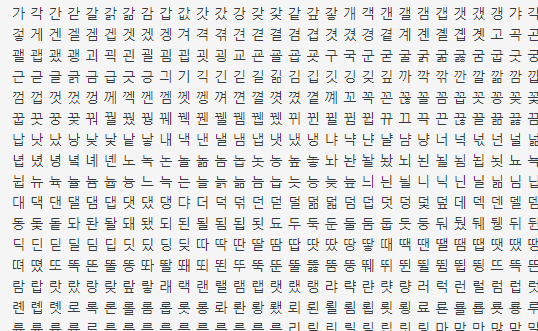
#> input picture image/computer_font_korean.png, 538 x 331 px
$ python -i tesseract_ocr.py   (imports and definitions only)
#> lines starting #> are read from the running program, lines starting #| are printed output that depends on the picture; after the words box and inside, x2 and y2 are one past the last pixel; in counts of white or black regions, pixels touching at a corner belong together
import cv2
import numpy as np
from PIL import Image, ImageEnhance, ImageFilter
import pytesseract


# 1. 기본 전처리 함수들
def resize_image(image, scale_factor=2.0):
    """이미지 크기 조정 (OCR 정확도 향상을 위해 확대)"""
    height, width = image.shape[:2]
    new_width = int(width * scale_factor)
    new_height = int(height * scale_factor)
    return cv2.resize(image, (new_width, new_height), interpolation=cv2.INTER_CUBIC)

def convert_to_grayscale(image):
    """그레이스케일 변환"""
    if len(image.shape) == 3:
        return cv2.cvtColor(image, cv2.COLOR_BGR2GRAY)
    return image

def remove_noise(image, method='gaussian'):
    """노이즈 제거"""
    if method == 'gaussian':
        return cv2.GaussianBlur(image, (5, 5), 0)
    elif method == 'median':
        return cv2.medianBlur(image, 5)
    elif method == 'bilateral':
        return cv2.bilateralFilter(image, 9, 75, 75)
    else:
        return image

def threshold_image(image, method='otsu'):
    """이진화 (흑백 변환)"""
    if method == 'otsu':
        _, thresh = cv2.threshold(image, 0, 255, cv2.THRESH_BINARY + cv2.THRESH_OTSU)
    elif method == 'adaptive_gaussian':
        thresh = cv2.adaptiveThreshold(image, 255, cv2.ADAPTIVE_THRESH_GAUSSIAN_C,
                                     cv2.THRESH_BINARY, 11, 2)
    elif method == 'adaptive_mean':
        thresh = cv2.adaptiveThreshold(image, 255, cv2.ADAPTIVE_THRESH_MEAN_C,
                                     cv2.THRESH_BINARY, 11, 2)
    else:  # 고정 임계값
        _, thresh = cv2.threshold(image, 127, 255, cv2.THRESH_BINARY)

    return thresh

# 2. 고급 전처리 함수들
def sharpen_image(image, strength=1.0):
    """이미지 샤프닝"""
    kernel = np.array([[-1,-1,-1],
                       [-1, 9,-1],
                       [-1,-1,-1]]) * strength
    return cv2.filter2D(image, -1, kernel)

def enhance_contrast(image, alpha=1.5, beta=0):
    """대비 향상"""
    return cv2.convertScaleAbs(image, alpha=alpha, beta=beta)

def gamma_correction(image, gamma=1.2):
    """감마 보정"""
    inv_gamma = 1.0 / gamma
    table = np.array([((i / 255.0) ** inv_gamma) * 255
                     for i in np.arange(0, 256)]).astype("uint8")
    return cv2.LUT(image, table)

def histogram_equalization(image):
    """히스토그램 평활화"""
    if len(image.shape) == 3:
        # 컬러 이미지의 경우
        lab = cv2.cvtColor(image, cv2.COLOR_BGR2LAB)
        l, a, b = cv2.split(lab)
        l = cv2.equalizeHist(l)
        return cv2.cvtColor(cv2.merge((l, a, b)), cv2.COLOR_LAB2BGR)
    else:
        # 그레이스케일 이미지의 경우
        return cv2.equalizeHist(image)

def clahe_enhancement(image, clip_limit=2.0, tile_grid_size=(8,8)):
    """CLAHE (Contrast Limited Adaptive Histogram Equalization)"""
    clahe = cv2.createCLAHE(clipLimit=clip_limit, tileGridSize=tile_grid_size)
    if len(image.shape) == 3:
        lab = cv2.cvtColor(image, cv2.COLOR_BGR2LAB)
        l, a, b = cv2.split(lab)
        l = clahe.apply(l)
        return cv2.cvtColor(cv2.merge((l, a, b)), cv2.COLOR_LAB2BGR)
    else:
        return clahe.apply(image)

# 3. 텍스트 특화 전처리
def detect_and_correct_skew(image):
    """기울어진 텍스트 보정"""
    # 텍스트 라인 검출
    gray = convert_to_grayscale(image)
    edges = cv2.Canny(gray, 50, 150, apertureSize=3)
    lines = cv2.HoughLines(edges, 1, np.pi/180, threshold=100)

    if lines is not None:
        # 각도 계산
        angles = []
        for line in lines:
            rho, theta = line[0]
            angle = theta * 180 / np.pi
            angles.append(angle)

        # 중간값 각도로 회전
        median_angle = np.median(angles)
        if median_angle < 45:
            rotation_angle = median_angle
        else:
            rotation_angle = median_angle - 90

        # 이미지 회전
        if abs(rotation_angle) > 0.5:  # 0.5도 이상일 때만 보정
            center = (image.shape[1]//2, image.shape[0]//2)
            rotation_matrix = cv2.getRotationMatrix2D(center, rotation_angle, 1.0)
            return cv2.warpAffine(image, rotation_matrix, (image.shape[1], image.shape[0]),
                                flags=cv2.INTER_CUBIC, borderMode=cv2.BORDER_REPLICATE)

    return image

def morphological_operations(image, operation='opening', kernel_size=2):
    """형태학적 연산 (노이즈 제거, 텍스트 연결)"""
    kernel = cv2.getStructuringElement(cv2.MORPH_RECT, (kernel_size, kernel_size))

    if operation == 'opening':
        return cv2.morphologyEx(image, cv2.MORPH_OPEN, kernel)
    elif operation == 'closing':
        return cv2.morphologyEx(image, cv2.MORPH_CLOSE, kernel)
    elif operation == 'erosion':
        return cv2.erode(image, kernel, iterations=1)
    elif operation == 'dilation':
        return cv2.dilate(image, kernel, iterations=1)
    else:
        return image

def remove_borders(image, border_size=10):
    """이미지 테두리 제거"""
    h, w = image.shape[:2]
    return image[border_size:h-border_size, border_size:w-border_size]

# 4. 통합 전처리 함수들
def basic_preprocessing(image_path, save_path=None):
    """기본 전처리 파이프라인"""
    # 이미지 로드
    image = cv2.imread(image_path)

    # 1. 크기 조정 (2배 확대)
    resized = resize_image(image, scale_factor=2.0)

    # 2. 그레이스케일 변환
    gray = convert_to_grayscale(resized)

    # 3. 노이즈 제거
    denoised = remove_noise(gray, method='gaussian')

    # 4. 이진화
    binary = threshold_image(denoised, method='otsu')

    if save_path:
        cv2.imwrite(save_path, binary)

    return binary

def advanced_preprocessing(image_path, save_path=None):
    """고급 전처리 파이프라인"""
    # 이미지 로드
    image = cv2.imread(image_path)

    # 1. 테두리 제거
    no_border = remove_borders(image, border_size=5)

    # 2. 크기 조정
    resized = resize_image(no_border, scale_factor=2.5)

    # 3. 그레이스케일 변환
    gray = convert_to_grayscale(resized)

    # 4. CLAHE로 대비 향상
    enhanced = clahe_enhancement(gray)

    # 5. 노이즈 제거
    denoised = remove_noise(enhanced, method='bilateral')

    # 6. 샤프닝
    sharpened = sharpen_image(denoised, strength=0.5)

    # 7. 적응적 이진화
    binary = threshold_image(sharpened, method='adaptive_gaussian')

    # 8. 형태학적 연산 (노이즈 제거)
    cleaned = morphological_operations(binary, operation='opening', kernel_size=1)

    if save_path:
        cv2.imwrite(save_path, cleaned)

    return cleaned

def document_preprocessing(image_path, save_path=None):
    """문서 이미지 특화 전처리"""
    image = cv2.imread(image_path)

    # 1. 기울기 보정
    corrected = detect_and_correct_skew(image)

    # 2. 크기 조정
    resized = resize_image(corrected, scale_factor=2.0)

    # 3. 그레이스케일
    gray = convert_to_grayscale(resized)

    # 4. 히스토그램 평활화
    equalized = histogram_equalization(gray)

    # 5. 가우시안 블러
    blurred = remove_noise(equalized, method='gaussian')

    # 6. 이진화
    binary = threshold_image(blurred, method='otsu')

    # 7. 형태학적 연산
    cleaned = morphological_operations(binary, operation='closing', kernel_size=1)

    if save_path:
        cv2.imwrite(save_path, cleaned)

    return cleaned

def handwriting_preprocessing(image_path, save_path=None):
    """손글씨 이미지 전처리"""
    image = cv2.imread(image_path)

    # 1. 크기 조정 (손글씨는 더 크게)
    resized = resize_image(image, scale_factor=3.0)

    # 2. 그레이스케일
    gray = convert_to_grayscale(resized)

    # 3. 감마 보정
    gamma_corrected = gamma_correction(gray, gamma=1.2)

    # 4. CLAHE
    enhanced = clahe_enhancement(gamma_corrected, clip_limit=3.0)

    # 5. 바이래터럴 필터 (엣지 보존하면서 노이즈 제거)
    filtered = remove_noise(enhanced, method='bilateral')

    # 6. 적응적 이진화
    binary = threshold_image(filtered, method='adaptive_gaussian')

    # 7. 형태학적 연산 (연결된 글자 분리)
    cleaned = morphological_operations(binary, operation='opening', kernel_size=1)

    if save_path:
        cv2.imwrite(save_path, cleaned)

    return cleaned

# 5. 전처리 결과 비교 함수
def compare_preprocessing_methods(image_path, save_comparison=True):
    """다양한 전처리 방법 비교"""
#> called with image_path = '../image/computer_font_korean.png', save_comparison = True
    original = cv2.imread(image_path)
#> original is the input picture: shape (331, 538, 3); mean B, G, R 223.9, 223.7, 223.5

    methods = {
        'Original': original,
        'Basic': basic_preprocessing(image_path),
        'Advanced': advanced_preprocessing(image_path),
        'Document': document_preprocessing(image_path),
        'Handwriting': handwriting_preprocessing(image_path)
    }
#> in threshold_image, `_, thresh = cv2.threshold(image, 0, 255, cv2.THRESH_BINARY + cv2.THRES..`:
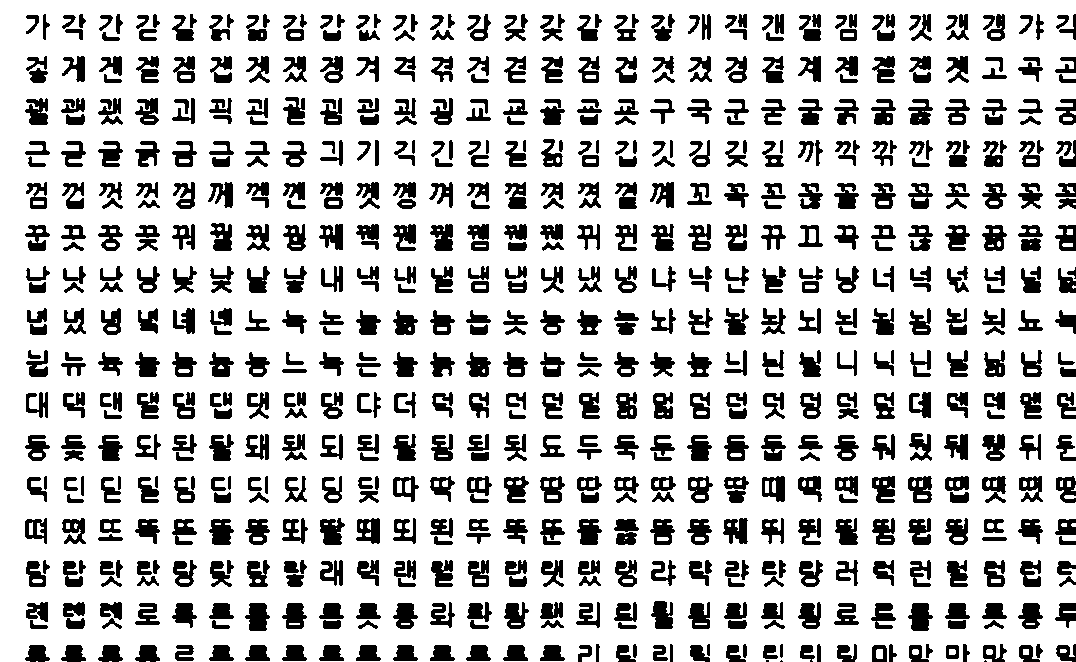
#> thresh: shape (662, 1076); 78% white; 709 black regions (3 under 20 px), largest, box (x1, y1, x2, y2) and area: (245, 603, 270, 631) 508, (908, 603, 933, 631) 503, (320, 518, 345, 545) 480
#> in sharpen_image, `return cv2.filter2D(image, -1, kernel)`:
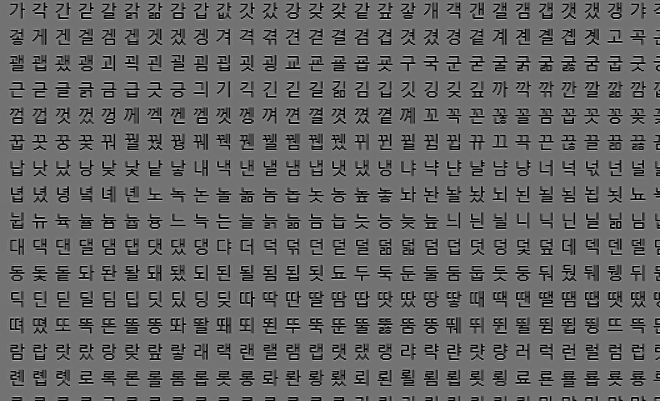
#> returned value: shape (802, 1320) (shown at 1/2 size); min 0, max 255, mean 104.9
#> call 2 of threshold_image, with method = 'adaptive_gaussian'
#> in threshold_image (call 2), `thresh = cv2.adaptiveThreshold(image, 255, cv2.ADAPTIVE_THRESH_GAUSSIA..`:
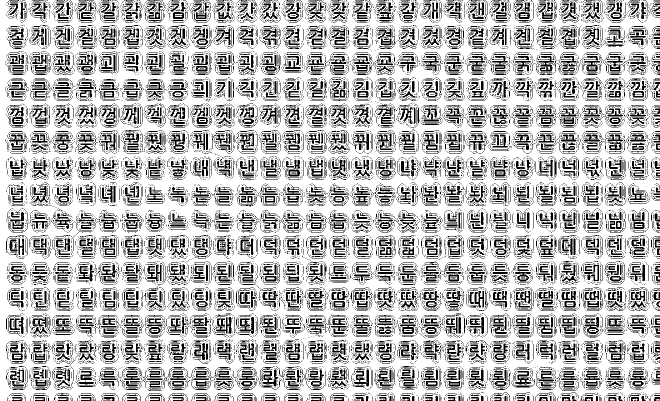
#> thresh: shape (802, 1320) (shown at 1/2 size); 71.5% white; 20182 black regions (17065 under 20 px), largest, box (x1, y1, x2, y2) and area: (295, 734, 462, 780) 543, (432, 634, 463, 668) 534, (387, 686, 416, 720) 499
#> in detect_and_correct_skew, `edges = cv2.Canny(gray, 50, 150, apertureSize=3)`:
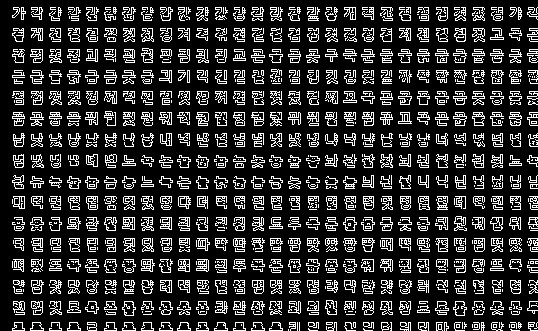
#> edges: shape (331, 538); 18.6% white in thin lines or dots
#> the loop in detect_and_correct_skew, `for line in lines:` made 3375 passes
#> (rho, theta, angle) on passes 1 to 3: (238, 1.57, 90), (196, 1.57, 90), (259, 1.57, 90)
#> after the loop in detect_and_correct_skew, `for line in lines:`: angles = 3375 values, max 179 at index 858, min 0 at index 95, mean 89.42
#> in detect_and_correct_skew, `median_angle = np.median(angles)`: median_angle = 90
#> in detect_and_correct_skew, `rotation_angle = median_angle - 90`: rotation_angle = 2.5e-06
#> call 3 of remove_noise, with method = 'gaussian'
#> in remove_noise (call 3), `return cv2.GaussianBlur(image, (5, 5), 0)`:
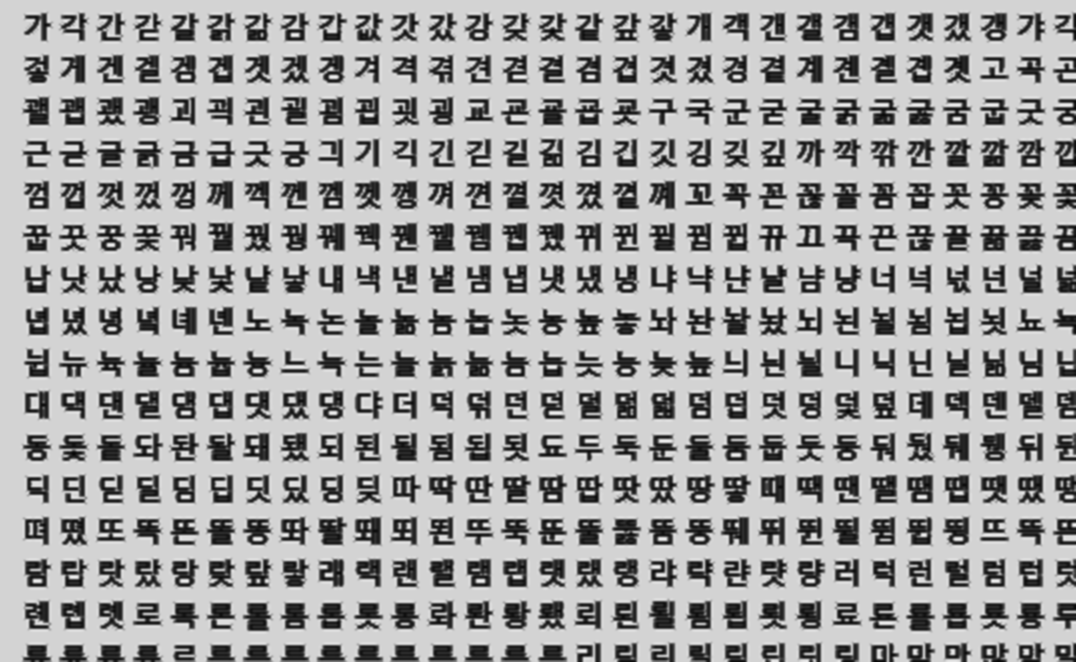
#> returned value: shape (662, 1076); min 5, max 236, mean 164.1
#> in threshold_image (call 3), `_, thresh = cv2.threshold(image, 0, 255, cv2.THRESH_BINARY + cv2.THRES..`: thresh: shape (662, 1076); 71.2% white; 489 black regions, largest, box (x1, y1, x2, y2) and area: (649, 601, 675, 629) 622, (243, 603, 271, 631) 588, (906, 603, 935, 631) 587
#> call 4 of remove_noise, with method = 'bilateral'
#> in remove_noise (call 4), `return cv2.bilateralFilter(image, 9, 75, 75)`:
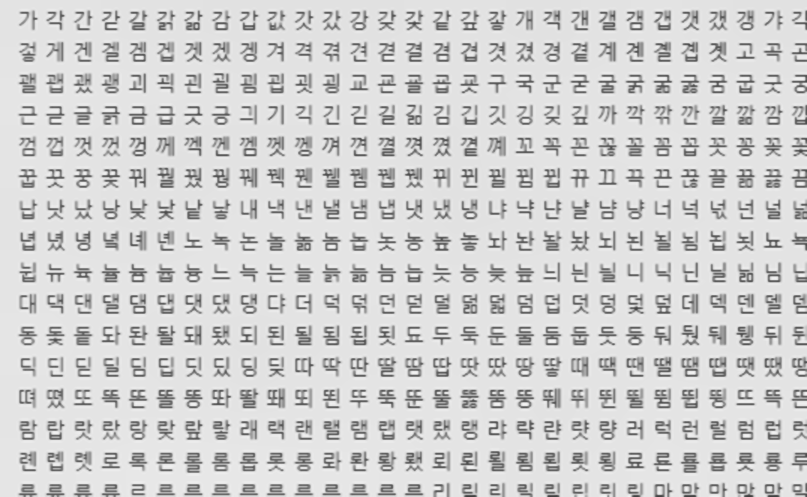
#> returned value: shape (993, 1614) (shown at 1/2 size); min 62, max 244, mean 207.4
#> call 4 of threshold_image, with method = 'adaptive_gaussian'
#> in threshold_image (call 4), `thresh = cv2.adaptiveThreshold(image, 255, cv2.ADAPTIVE_THRESH_GAUSSIA..`:
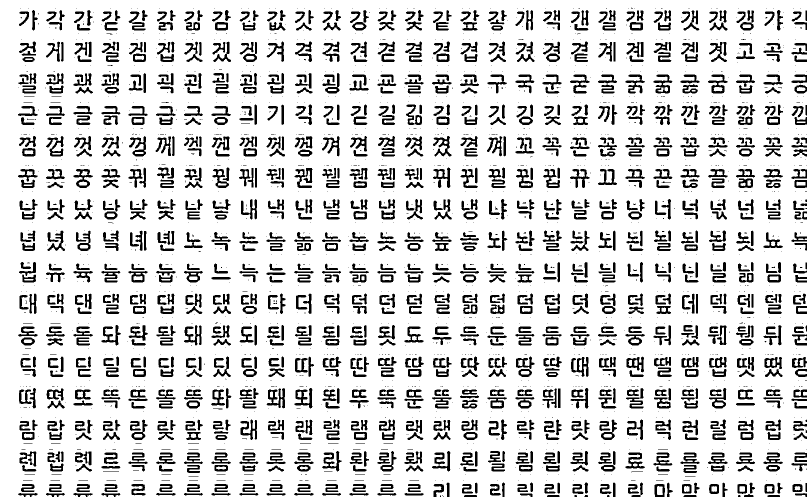
#> thresh: shape (993, 1614) (shown at 1/2 size); 83% white; 2701 black regions (1476 under 20 px), largest, box (x1, y1, x2, y2) and area: (533, 776, 570, 817) 732, (589, 336, 625, 376) 696, (1142, 714, 1177, 754) 682

    # 각 방법별로 이미지 저장
    if save_comparison:
        for name, img in methods.items():
            filename = f"comparison_{name.lower()}.jpg"
            cv2.imwrite(filename, img)
            print(f"저장됨: {filename}")
#> this loop made 5 passes
#> (name, filename) on passes 1 to 5: ('Original', 'comparison_original.jpg'), ('Basic', 'comparison_basic.jpg'), ('Advanced', 'comparison_advanced.jpg'), ('Document', 'comparison_document.jpg'), ('Handwriting', 'comparison_handwriting.jpg')
#| 저장됨: comparison_original.jpg
#| 저장됨: comparison_basic.jpg
#| 저장됨: comparison_advanced.jpg
#| 저장됨: comparison_document.jpg
#| 저장됨: comparison_handwriting.jpg


    return methods

# 6. 실용적인 올인원 함수
# [179 lines left out: functions smart_preprocessing, basic_ocr, korean_ocr, preprocessed_ocr, ocr_with_boxes, test_psm_modes and 2 more, not called in this run]

# 8. 사용 예제
# [28 lines not run here, left out]

>>> result = compare_preprocessing_methods('../image/computer_font_korean.png')
#> result = 5 items

$ run again, on image/korean_font_image.png
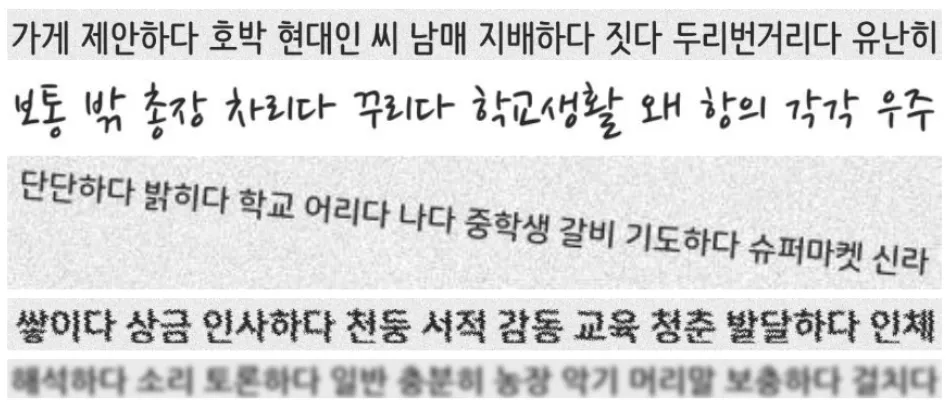
#> input picture image/korean_font_image.png, 952 x 420 px
#> in compare_preprocessing_methods, original is the input picture: shape (420, 952, 3); mean B, G, R 220.8, 220.8, 220.8
#> in detect_and_correct_skew, `edges = cv2.Canny(gray, 50, 150, apertureSize=3)`:
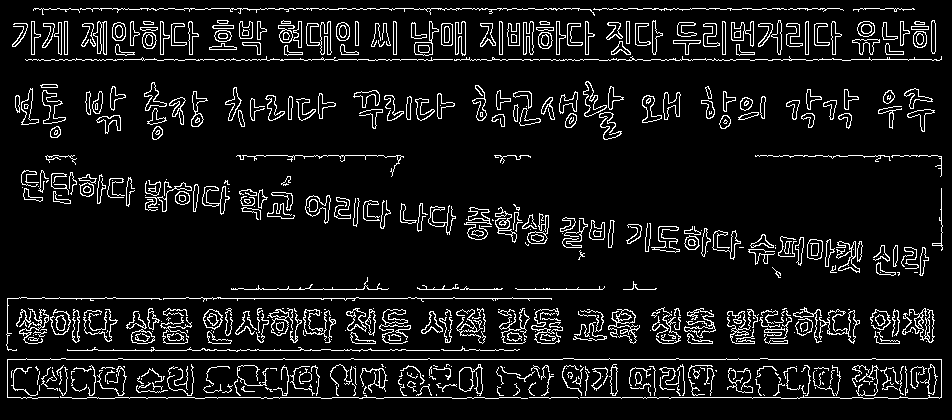
#> edges: shape (420, 952); 8.4% white in thin lines or dots
#> lines = 665 rows, first 8: [359, 1.57], [397, 1.57], [59, 1.57], [298, 1.57], [8, 1.57], [350, 1.57], [289, 1.57], [23, 1.57]
#> the loop in detect_and_correct_skew, `for line in lines:` made 665 passes
#> (rho, theta, angle) on passes 1 to 3: (359, 1.57, 90), (397, 1.57, 90), (59, 1.57, 90)
#> after the loop in detect_and_correct_skew, `for line in lines:`: angles = 665 values, max 135 at index 664, min 0 at index 291, mean 91.52
#> median_angle = 91
#> rotation_angle = 1
#> rotation_matrix = [[1, 0.0175, -3.59], [-0.0175, 1, 8.34]]
#> in threshold_image (call 4), `thresh = cv2.adaptiveThreshold(image, 255, cv2.ADAPTIVE_THRESH_GAUSSIA..`:
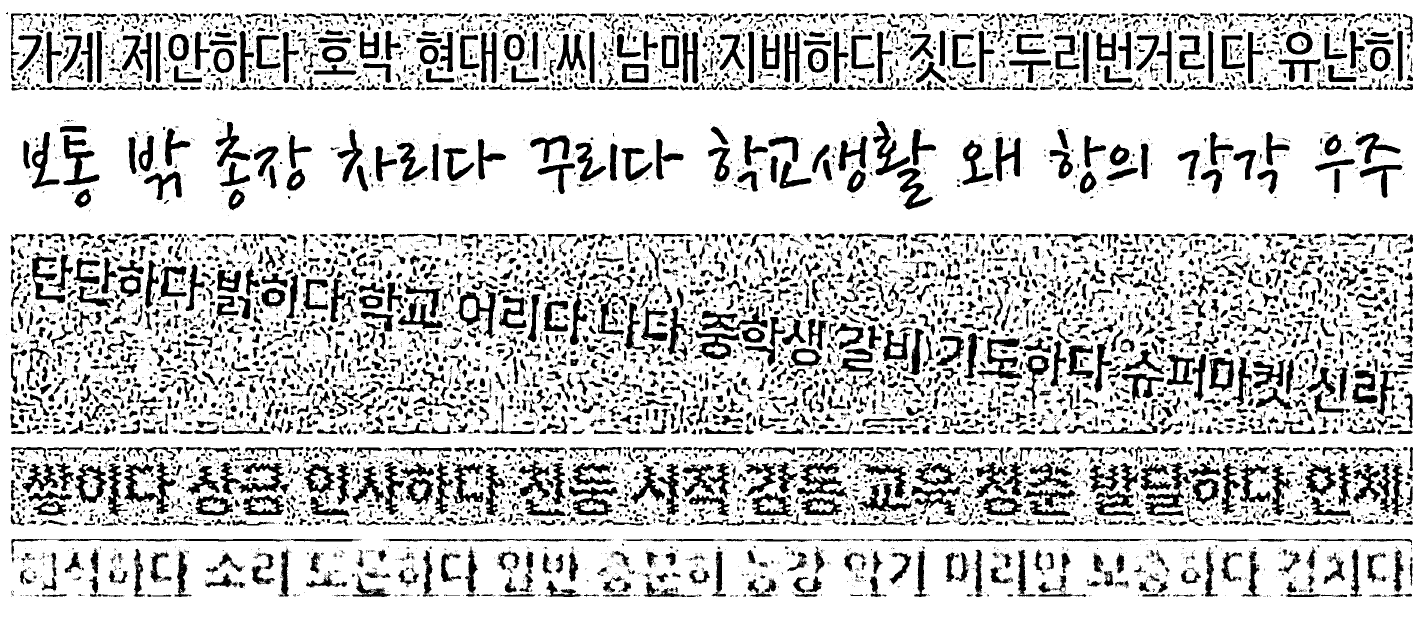
#> thresh: shape (1260, 2856) (shown at 1/2 size); 79.8% white; 7496 black regions (3676 under 20 px), largest, box (x1, y1, x2, y2) and area: (248, 923, 352, 1028) 3681, (705, 924, 808, 1030) 3330, (1594, 926, 1696, 997) 2942
#> the loop in compare_preprocessing_methods, `for name, img in methods.items():` made 5 passes
#> (name, filename) on passes 1 to 5: ('Original', 'comparison_original.jpg'), ('Basic', 'comparison_basic.jpg'), ('Advanced', 'comparison_advanced.jpg'), ('Document', 'comparison_document.jpg'), ('Handwriting', 'comparison_handwriting.jpg')
#> (printed output is left out)
#> result = 5 items
